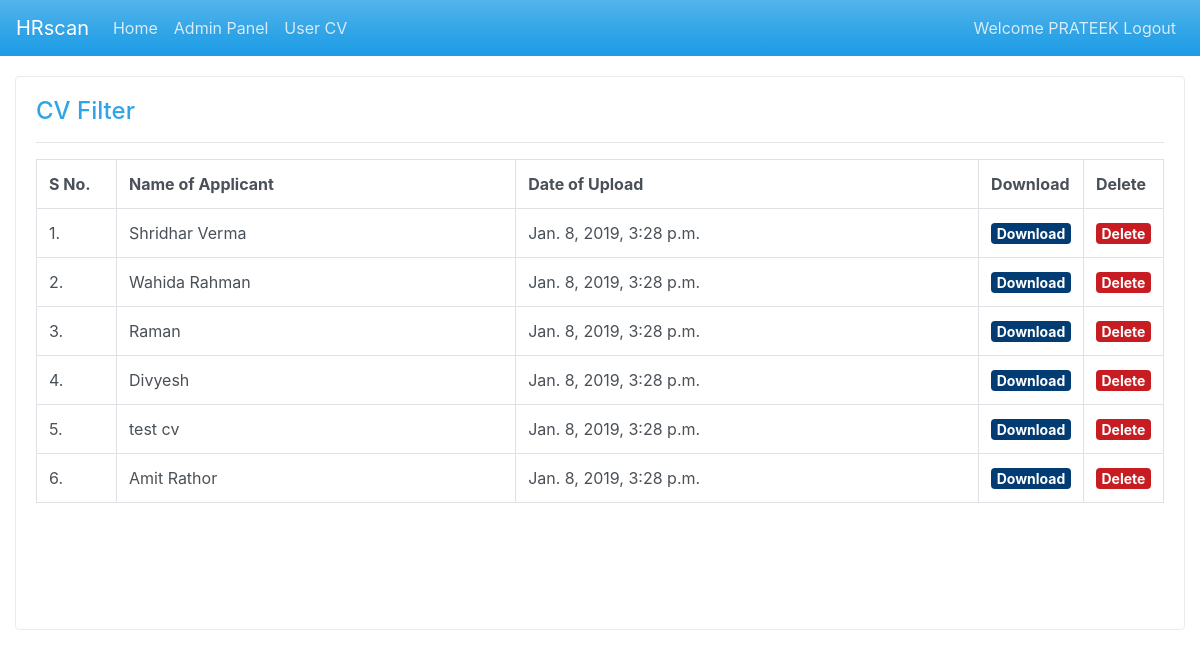
The app's page /adminpanel/cv/ (signed in) with its own data.
### scan_app/models.py (models this page shows, shortened)
class ApplicantCV(models.Model):
    applicant_name = models.CharField(max_length=50)
    applicant_cv = models.FileField()
    upload_date = models.DateTimeField(auto_now=True)
    cv_ext = models.CharField(max_length=5)

### scan_app/views.py (the view)
# urls.py: path('adminpanel/cv/', views.getcv, name='cv'),
def getcv(request):
    context = {}
    context['applicant_cv'] = ApplicantCV.objects.all()
    return render(request, 'cv.html', context)

### scan_app/templates/cv.html (shortened to what this page needs)
{% extends 'base.html' %}
{% block content %}
    <div class="container-fluid" style="margin-top:20px;">
      <div class="row">
        <div class="col-lg-12">
          <div class="card border-secondary">
            <div class="card-body">
              <h4 class="card-title">CV Filter</h4>
              <hr/>
              <div style="height:450px;overflow:auto">
                <table class="table table-bordered">
                  <tr>
                    <th style="width:80px">S No.</th>
                    <th>Name of Applicant</th>
                    <th>Date of Upload</th>
                    <th style="width:40px">Download</th>
                    <th style="width:40px">Delete</th>
                  </tr>
                  {% for a in applicant_cv %}
                  <tr>
                    <td>{{forloop.counter}}.</td>
                    <td>{{a.applicant_name}}</td>
                    <td>{{a.upload_date}}</td>
                    <td><a style="font-size:14px" class="badge badge-info" href="../../media/{{a.applicant_cv}}">Download</a></td>
                    <td><a style="font-size:14px" class="badge badge-danger del" id="{{a.id}}" href="#">Delete</a></td>
                  </tr>
                  {% endfor %}
                </table>
              </div>
            </div>
          </div>
        </div>
      </div>
    </div>
{% endblock %}

### scan_app/templates/base.html (shortened to what this page needs)
<!DOCTYPE html>
<html lang="en" dir="ltr">
  <head>
    <link rel="stylesheet" href="/static/css/bootstrap.min.css" />
  </head>
  <body>
    <nav class="navbar navbar-expand-lg navbar-dark bg-primary">
      <a class="navbar-brand" href="{% url 'index' %}">HRscan</a>
      <div class="collapse navbar-collapse" id="navbarColor02">
        <ul class="navbar-nav mr-auto">
          <li class="nav-item">
            <a class="nav-link" href="{% url 'index' %}">Home </a>
          </li>
          {% if user.is_authenticated %}
          <li class="nav-item">
            <a class="nav-link" href="{% url 'adminpanel' %}">Admin Panel</a>
          </li>
          <li class="nav-item">
            <a class="nav-link" href="{% url 'cv' %}">User CV</a>
          </li>
          {% endif %}
        </ul>
        <ul class="navbar-nav">
          <li class="nav-item">
            {% if user.is_authenticated %}
            <a class="nav-link" href="{% url 'logout' %}">Welcome {{user.username.upper}} Logout </a>
            {% else %}
            <a class="nav-link" href="{% url 'login' %}">Login </a>
            {% endif %}
          </li>
        </ul>
      </div>
    </nav>
    {% block content %}
    {% endblock %}
  </body>
</html>

### records on screen
ApplicantCV: applicant_name "Shridhar Verma", upload_date "Jan. 8, 2019, 3:28 p.m."
ApplicantCV: applicant_name "Wahida Rahman", upload_date "Jan. 8, 2019, 3:28 p.m."
ApplicantCV: applicant_name "Raman", upload_date "Jan. 8, 2019, 3:28 p.m."
ApplicantCV: applicant_name "Divyesh", upload_date "Jan. 8, 2019, 3:28 p.m."
ApplicantCV: applicant_name "test cv", upload_date "Jan. 8, 2019, 3:28 p.m."
ApplicantCV: applicant_name "Amit Rathor", upload_date "Jan. 8, 2019, 3:28 p.m."

### other values on screen
{{ user.username.upper }} "PRATEEK"
